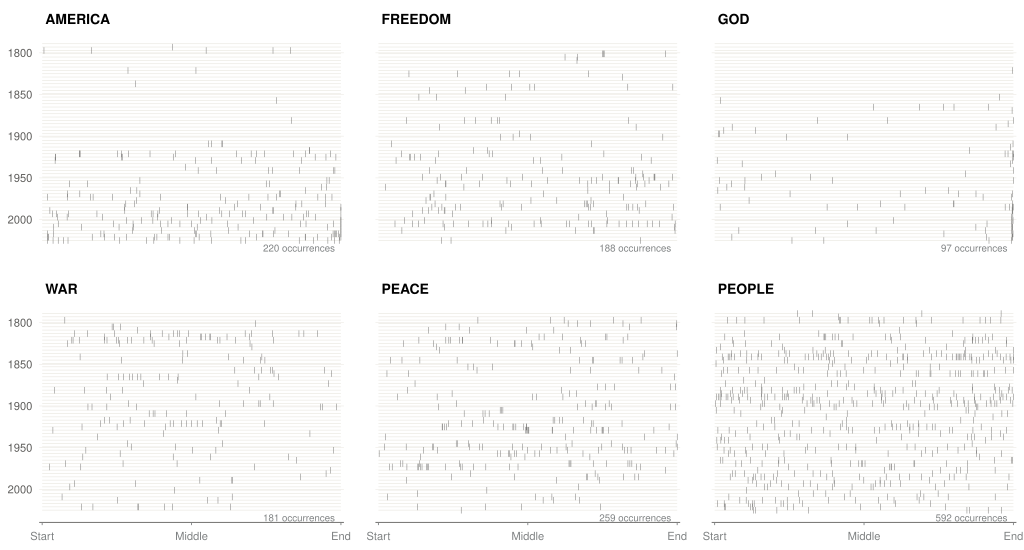

This chart was generated by the following R code:
# Task 9 v5 — lexical dispersion of six focal words across all 60 US
# inaugural addresses, 1789–2025.
#
# v5 vs v4: chart-type pivot. v1–v4 plotted one stylometric number per
# speech (average sentence length) — that was defensible as text analysis
# but visually indistinguishable from any quantitative time series. v5 is
# a lexical dispersion plot in the canonical sense: each speech is a
# horizontal row, each tick mark is one occurrence of the focal word at
# its normalised position within the speech. Six focal words rendered as
# small multiples in a 2×3 grid.
#
# Story: which presidents leaned on which words, and *where* in the speech
# they put them. "God" clusters at openings and closings (invocation +
# benediction); "war" peaks in the Civil-War, WWI, WWII, and post-9/11
# inaugurals; "freedom" lights up the Cold War and Reagan/Bush era;
# "peace" peaks after major wars; "America" and "people" are baseline-
# steady but trend denser in the modern era.
#
# Data: US presidential inaugural addresses, 1789–2025 (60 speeches), via
# the `quanteda` corpus `data_corpus_inaugural`. Local CSV
# `data/task_09/inaugural_addresses.csv` — already used by v1–v4.

setwd("/Users/alexanderweber/Documents/hsg/6_semester/data_visualization_with_ai")

suppressPackageStartupMessages({
  library(dplyr)
  library(readr)
  library(ggplot2)
  library(quanteda)
})

source("design_system.R")
chart_family <- ""

raw <- read_csv("data/task_09/inaugural_addresses.csv", show_col_types = FALSE)
corp <- corpus(raw, text_field = "text", docid_field = "year")
toks <- tokens(corp, remove_punct = TRUE, remove_symbols = TRUE) %>%
  tokens_tolower()

# Six focal words. Order chosen for story flow: identity → ideology →
# religion → conflict → resolution → polity.
focal_words <- c("america", "freedom", "god", "war", "peace", "people")

# For each (word, speech), find the positions of the word in the
# tokenised text and normalise to 0–1.
disp <- bind_rows(lapply(focal_words, function(w) {
  bind_rows(lapply(seq_along(toks), function(i) {
    positions <- which(as.character(toks[[i]]) == w)
    if (length(positions) == 0) return(NULL)
    n_toks <- length(toks[[i]])
    year   <- as.integer(docnames(toks)[i])
    data.frame(word = w, year = year, pos = positions,
               n_toks = n_toks, norm = positions / n_toks)
  }))
}))

# Speech-length scaffold: one horizontal line per (word, year) so the
# reader sees that 60 speeches are present even when a word never appears.
speech_rows <- expand.grid(
  word = focal_words,
  year = as.integer(docnames(toks)),
  stringsAsFactors = FALSE
)

# Panel-level counts to put in a small annotation per facet
panel_counts <- disp %>%
  count(word, name = "occurrences") %>%
  mutate(label = paste0(occurrences, " occurrences"))

# Lock factor order so facets follow the story sequence above.
disp$word         <- factor(disp$word,         levels = focal_words)
speech_rows$word  <- factor(speech_rows$word,  levels = focal_words)
panel_counts$word <- factor(panel_counts$word, levels = focal_words)

# Title-case facet labels.
facet_labels <- setNames(toupper(focal_words), focal_words)

p <- ggplot() +
  geom_segment(data = speech_rows,
               aes(x = 0, xend = 1, y = year, yend = year),
               color = pg_palette$light_quartz, linewidth = 0.25) +
  geom_point(data = disp,
             aes(x = norm, y = year),
             color = pg_palette$alloy,
             shape = 124, size = 1.6) +  # shape 124 = vertical tick
  geom_text(data = panel_counts,
            aes(x = 0.98, y = 2030, label = label),
            family = chart_family, size = 2.6,
            color = pg_palette$dark_stone,
            hjust = 1, vjust = 1) +
  facet_wrap(~ word, ncol = 3,
             labeller = labeller(word = facet_labels)) +
  scale_x_continuous(breaks = c(0, 0.5, 1),
                     labels = c("Start", "Middle", "End"),
                     expand = expansion(mult = c(0.01, 0.01))) +
  scale_y_reverse(breaks = seq(1800, 2000, 50),
                  expand = expansion(mult = c(0.04, 0.06))) +
  labs(x = NULL, y = NULL) +
  theme_pg(base_family = chart_family) +
  theme(
    strip.text          = element_text(size = 10, face = "bold",
                                       color = pg_palette$onyx, hjust = 0),
    strip.background    = element_blank(),
    panel.spacing.x     = unit(0.8, "cm"),
    panel.spacing.y     = unit(0.6, "cm"),
    panel.grid.major.x  = element_blank(),
    panel.grid.major.y  = element_line(color = pg_palette$light_quartz,
                                       linewidth = 0.2),
    panel.grid.minor    = element_blank(),
    axis.ticks.x        = element_line(color = pg_palette$dark_stone,
                                       linewidth = 0.3),
    axis.ticks.length.x = unit(2, "pt"),
    axis.text.x         = element_text(size = 8, color = pg_palette$dark_stone),
    axis.text.y         = element_text(size = 8, color = pg_palette$alloy)
  )

out_pdf <- "iterations/task_09/v5/inaugural_dispersion_v5.pdf"
ggsave(out_pdf, p, width = 26, height = 14, units = "cm", device = "pdf")
cat("Saved:", out_pdf, "\n")
cat("Total ticks rendered:", nrow(disp), "\n")
print(panel_counts)
